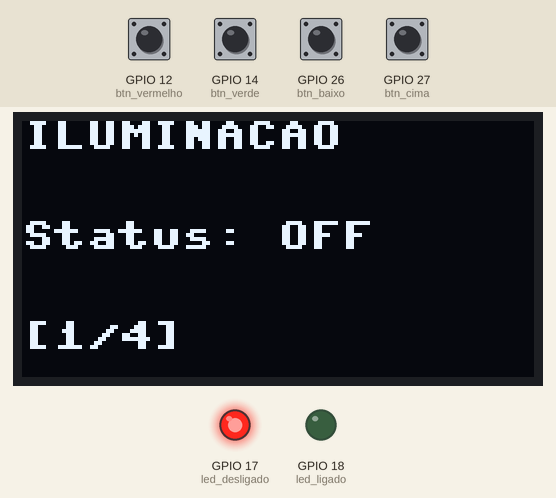
Recording of a program running on a simulated ESP32 board running MicroPython. On the bench: 128×64 one-colour display, output pins drawn as LEDs (lit = HIGH). Wiring (from the project's diagram.json): red button on GPIO 12, green button on GPIO 14, red LED on GPIO 17, green LED on GPIO 18, button on GPIO 26, button on GPIO 27. The inputs (shaded band) are chosen by the test bench; at power-on: GPIO 12 (btn_vermelho), GPIO 14 (btn_verde), GPIO 26 (btn_baixo), GPIO 27 (btn_cima) HIGH. Library files of the repository ran but are not shown: ssd1306.py; what the program prints to the serial console is not drawn.

Above: at 1.2 s.
1.3 s: GPIO 14 (btn_verde) pulled LOW for 0.15 s
At 2.5 s:
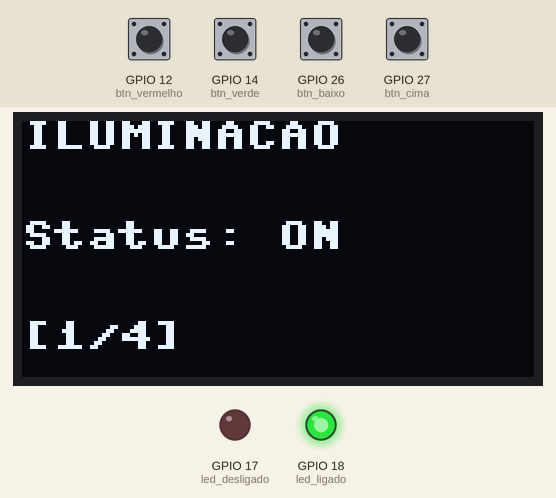
2.9 s: GPIO 26 (btn_baixo) pulled LOW for 1 s
At 4.4 s:
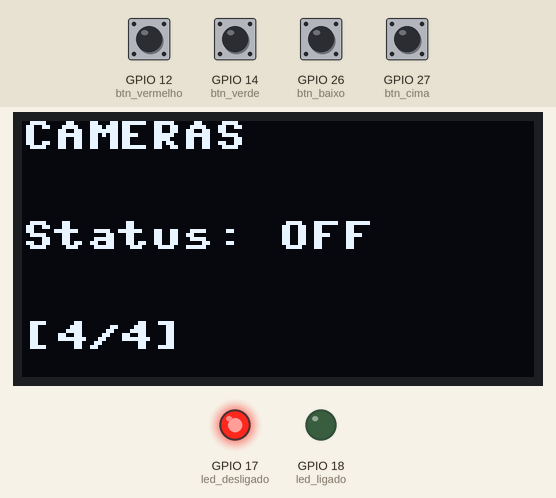
5.4 s: GPIO 14 (btn_verde) pulled LOW for 1 s
At 6.4 s:
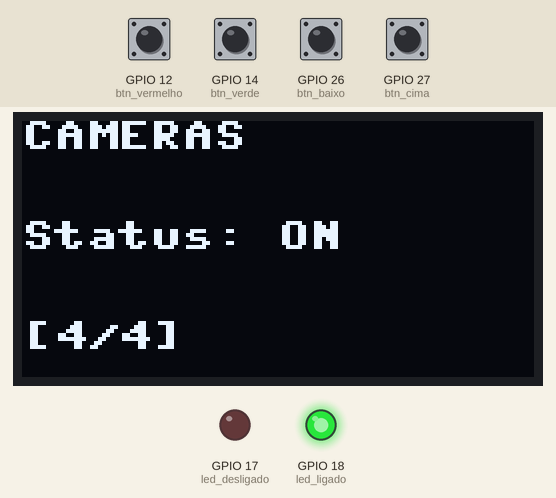
7.9 s: GPIO 12 (btn_vermelho) pulled LOW for 0.15 s
At 9.2 s:
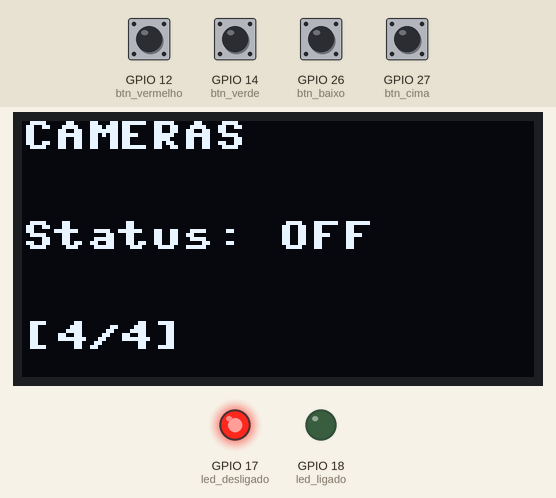
9.5 s: GPIO 27 (btn_cima) pulled LOW for 0.15 s
At 10.3 s:
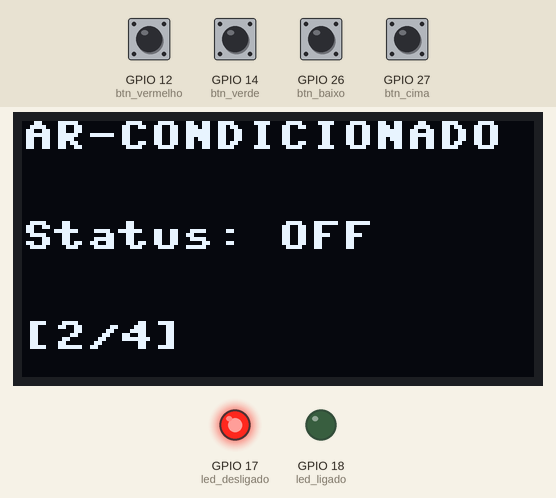
11.1 s: GPIO 14 (btn_verde) pulled LOW for 0.15 s
At 11.5 s:
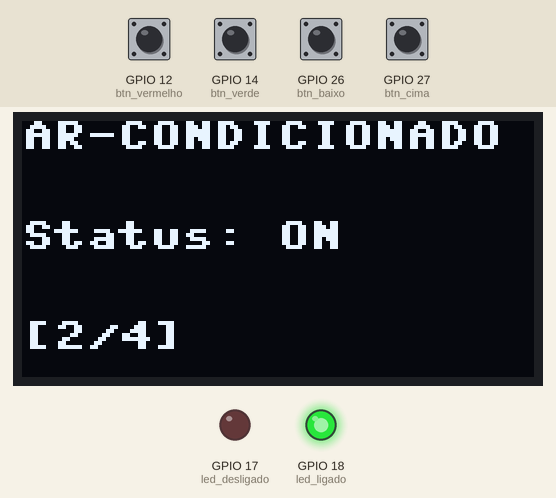
Timing chart, 0 to 13.7 s (numbered marks = the images above; inputs shaded):
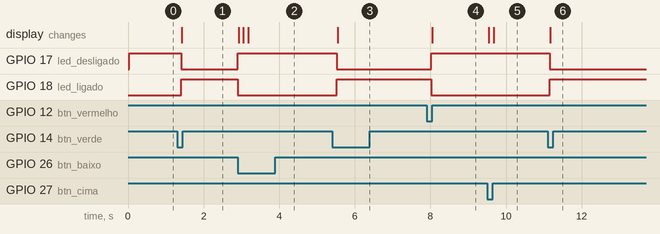

Measured:
- after the input at 1.3 s, GPIO 17 (led_desligado): HIGH → LOW after 0.10 s; GPIO 18 (led_ligado): LOW → HIGH after 0.10 s; the display: changes after 0.13 s (image 1)
- after the input at 2.9 s, GPIO 17 (led_desligado): LOW → HIGH at once; GPIO 18 (led_ligado): HIGH → LOW at once; the display: first changes at once (image 2 shows a later state)
- after the input at 5.4 s, GPIO 17 (led_desligado): HIGH → LOW after 0.13 s; GPIO 18 (led_ligado): LOW → HIGH after 0.13 s; the display: changes after 0.15 s (image 3)
- after the input at 7.9 s, GPIO 17 (led_desligado): LOW → HIGH after 0.12 s; GPIO 18 (led_ligado): HIGH → LOW after 0.12 s; the display: changes after 0.15 s (image 4)
- after the input at 9.5 s, the display: first changes after 0.05 s (image 5 shows a later state)
- after the input at 11.1 s, GPIO 17 (led_desligado): HIGH → LOW after 0.05 s; GPIO 18 (led_ligado): LOW → HIGH after 0.05 s; the display: changes after 0.07 s (image 6)

The program:

main.py
```python
import machine
import time
import ssd1306

# Botões de controle
btn_vermelho = machine.Pin(12, machine.Pin.IN, machine.Pin.PULL_UP)
btn_verde = machine.Pin(14, machine.Pin.IN, machine.Pin.PULL_UP)

# Botões de navegação
btn_cima = machine.Pin(27, machine.Pin.IN, machine.Pin.PULL_UP)
btn_baixo = machine.Pin(26, machine.Pin.IN, machine.Pin.PULL_UP)

# LED
led_desligado = machine.Pin(17, machine.Pin.OUT)
led_ligado = machine.Pin(18, machine.Pin.OUT)

# tela
largura = 128
altura = 64
i2c = machine.I2C(0, scl=machine.Pin(22), sda=machine.Pin(21))
tela = ssd1306.SSD1306_I2C(largura, altura, i2c)

qual_tela = 1
status_iluminacao = "OFF"
status_ar_condicionado = "OFF"
status_portao_principipal = "OFF"
status_cameras = "OFF"

while True:

    if btn_cima.value() == 0 and qual_tela >=1:
        qual_tela -= 1
        print('Botão Cima OK')

    if btn_baixo.value() == 0 and qual_tela <= 3:
        qual_tela += 1
        print('Botão Baixo OK')

    print(qual_tela)

    if qual_tela == 1:

        if btn_vermelho.value() == 0:
            status_iluminacao = "OFF"
            print('Botão Vermelho OK')

        if btn_verde.value() == 0:
            status_iluminacao = "ON"
            print('Botão Verde OK')


        tela.fill(0)
        tela.text('ILUMINACAO', 0, 0)
        #tela.text('Status:', 0, 25)
        if status_iluminacao == "OFF":
            tela.text("Status: OFF", 0, 25)
            led_desligado.value(1)
            led_ligado.value(0)

        elif status_iluminacao == "ON":
            tela.text("Status: ON", 0, 25)
            led_desligado.value(0)
            led_ligado.value(1)
        tela.text('[1/4]', 0, 50)
        tela.show()

    elif qual_tela == 2:

        if btn_vermelho.value() == 0:
            status_ar_condicionado = "OFF"
            print('Botão Vermelho OK')

        if btn_verde.value() == 0:
            status_ar_condicionado = "ON"
            print("Botão Verde OK")

        tela.fill(0)
        tela.text('AR-CONDICIONADO', 0, 0)
        #tela.text('Status:', 0, 25)
        if status_ar_condicionado == "OFF":
            tela.text("Status: OFF", 0, 25)
            led_desligado.value(1)
            led_ligado.value(0)

        elif status_ar_condicionado == "ON":
            tela.text("Status: ON", 0, 25)
            led_desligado.value(0)
            led_ligado.value(1)
        tela.text('[2/4]', 0, 50)
        tela.show()

    elif qual_tela == 3:

        if btn_vermelho.value() == 0:
            status_portao_principipal = "OFF"
            print('Botão Vermelho OK')

        if btn_verde.value() == 0:
            status_portao_principipal = "ON"
            print('Botão Verde OK')

        tela.fill(0)
        tela.text('PORTAO PRINCIPAL', 0, 0)
        #tela.text('Status:', 0, 25)
        if status_portao_principipal == "OFF":
            tela.text("Status: OFF", 0, 25)
            led_desligado.value(1)
            led_ligado.value(0)

        elif status_portao_principipal == "ON":
            tela.text("Status: ON", 0, 25)
            led_desligado.value(0)
            led_ligado.value(1)
        tela.text('[3/4]', 0, 50)
        tela.show()

    elif qual_tela == 4:

        if btn_vermelho.value() == 0:
            status_cameras = "OFF"
            print('Botão Vermelho OK')

        if btn_verde.value() == 0:
            status_cameras = "ON"
            print('Botão Verde OK')

        tela.fill(0)
        tela.text('CAMERAS', 0, 0)
        #tela.text('Status:', 0, 25)
        if status_cameras == "OFF":
            tela.text("Status: OFF", 0, 25)
            led_desligado.value(1)
            led_ligado.value(0)

        elif status_cameras == "ON":
            tela.text("Status: ON", 0, 25)
            led_desligado.value(0)
            led_ligado.value(1)
        tela.text('[4/4]', 0, 50)
        tela.show()

    time.sleep(0.1)
```
